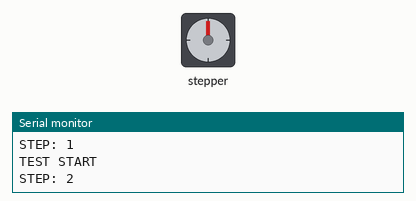
This sketch was run on a simulated Arduino Uno, built with avr-gcc and run on an emulated ATmega328P. On the bench: stepper motor, the last lines printed to the serial monitor. Stepper angles assume 200 steps per turn.

Above: at 0.16 s.
At 19.24 s:
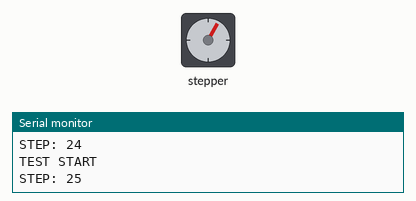
At 38.86 s:
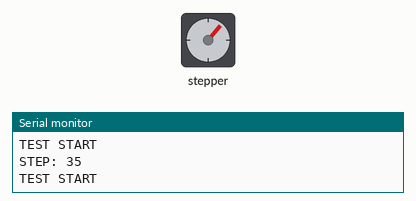
Timing chart, 0 to 40.0 s (numbered marks = the images above):
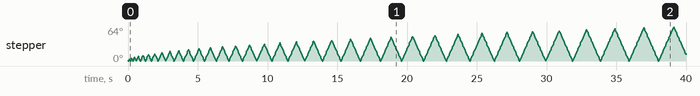

The sketch:

gardenBot_Tuner.ino
```cpp
//*************************
//Libraries
#include <math.h>
#include <Wire.h>
#include <Adafruit_MotorShield.h>
#include "utility/Adafruit_MS_PWMServoDriver.h"

//*************************
//Actuation controls:
Adafruit_MotorShield AFMS = Adafruit_MotorShield();       //Motor shield - Adafruit V2.0
Adafruit_StepperMotor *myMotor = AFMS.getStepper(200, 2); //Bi-stepper motor with 1.8 degree motor/360 has 200 steps, motor is connected to M3 & M4 (port 2)
int position_delta = 0;                                   //Current change in steps of motors
int check = 0;                                            //Check if test is complete

//*************************
//Arduino setup:
void setup() {
  //Setup motor paramters
  myMotor->setSpeed(10);

  //Initilize motor sheild
  AFMS.begin();

  //Initilize serial connection
  Serial.begin(9600); //Allow for monitoring on PC (COM3) at buad rate of 9600
  Serial.println("-------PERFORMING MOTOR TUNING-------");
}

//*************************
//Tuning Loop:
void loop() {
  check = motorTune();

  if (check == 1) {
    Serial.println("-------COMPLETED MOTOR TUNING-------");
    while (1) {
      Serial.println(".");
    }
  }
}

//*************************
//Tuning Function:
int motorTune() {
  //Get positions:
  Serial.println("TEST START");
  position_delta += 1;     //Step through positions
  //position_delta = 0;    //First sensor
  //position_delta = 900;  //Second sensor
  //position_delta = 1800; //Third sensor

  myMotor->step(position_delta,FORWARD, DOUBLE); //Move to next position

  Serial.print("STEP: ");
  Serial.println(position_delta);

  myMotor->step(position_delta,BACKWARD, DOUBLE);
  myMotor->release();

  if (position_delta >= 1800) {
    return 1;
  } else {
   return 0;
  }
}
//*************************
```
